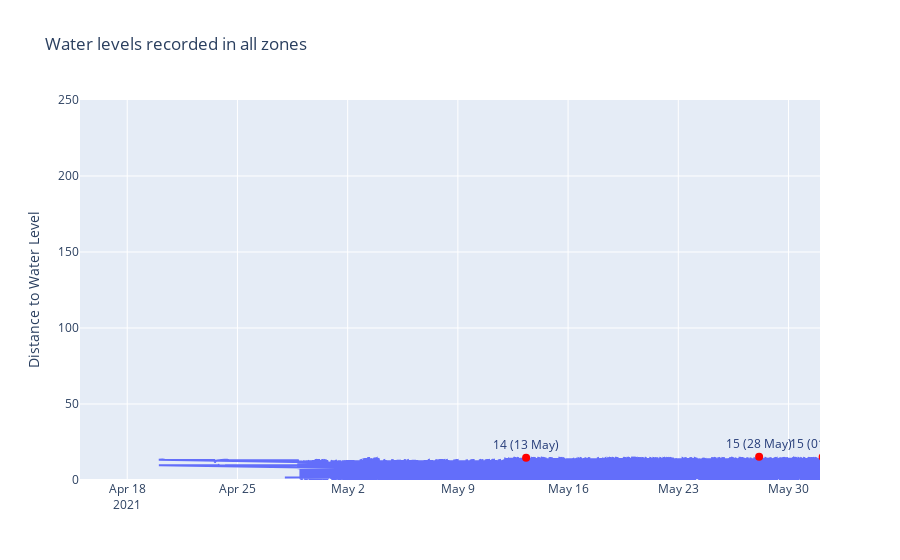

This figure's notebook cell:
### Code cell
fig = go.Figure(data=go.Scatter(x=water.index.astype(dtype=str), 
                                y=water['mean'],
                                text="counts"))

fig.update_layout({"title": 'Water levels recorded in all zones',
                   "yaxis": {"title": r"Distance to Water Level"},
                   "showlegend": False})

fig.add_traces(go.Scatter(x=top_dates['date'], y=top_dates['mean'],
                          textposition='top center',
                          textfont=dict(color='#233a77'),
                          mode='markers+text',
                          marker=dict(color='red', size=8),
                          text = top_dates["tgl"]))

fig.update_traces(textfont_size=12)
fig.update_layout(uniformtext_minsize=8, uniformtext_mode='hide',
xaxis_range=['2021-04-15','2021-06-01'],
yaxis_range=[0, 250])

fig.show()

### Figure 1 — Plotly figure (JSON) as saved in the notebook; plotly's stock layout.template omitted (floating-point values rounded to 4 significant figures; data arrays with more than 128 entries replaced by an {"elided": "..."} marker saying what was removed)
{"data": [{"text": "counts", "textfont": {"size": 12}, "type": "scatter", "x": {"elided": "47853 str values"}, "y": {"elided": "47853 float values"}}, {"marker": {"color": "red", "size": 8}, "mode": "markers+text", "text": ["15 (28 May)", "15 (01 June)", "14 (13 May)"], "textfont": {"color": "#233a77", "size": 12}, "textposition": "top center", "type": "scatter", "x": ["2021-05-28T03:11:55", "2021-06-01T04:00:55", "2021-05-13T07:59:55"], "y": [15.32, 15.12, 14.63]}], "layout": {"showlegend": false, "title": {"text": "Water levels recorded in all zones"}, "uniformtext": {"minsize": 8, "mode": "hide"}, "xaxis": {"range": ["2021-04-15", "2021-06-01"]}, "yaxis": {"range": [0, 250], "title": {"text": "Distance to Water Level"}}}}
